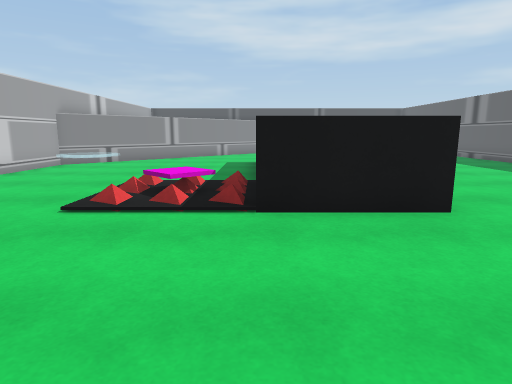
[1] (above)

16 first-person views from a walk through a scene from a Unity 3-D project. The camera is 1.2 m above the floor, tilts 10° down and sees 75° across. The floor is counted in squares, 1 m on a side. Each view is taken from the middle of a square. On the plan, view 1 faces up. The plan holds only what a view shows up to about 14 squares ahead; the rest is blank. The place goes on beyond the plan. The player character is not drawn.

[2]
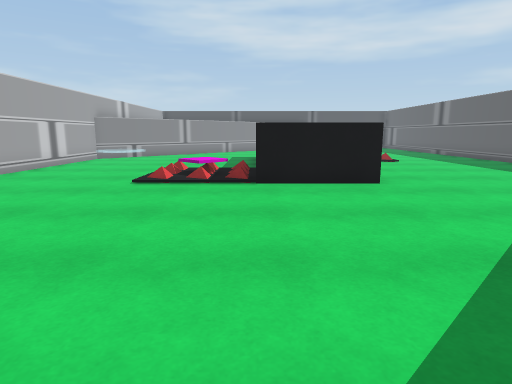

[3]
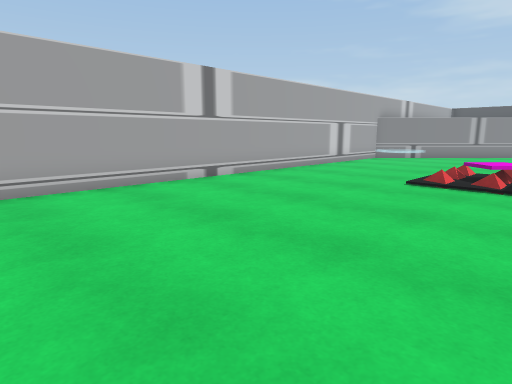

[4]
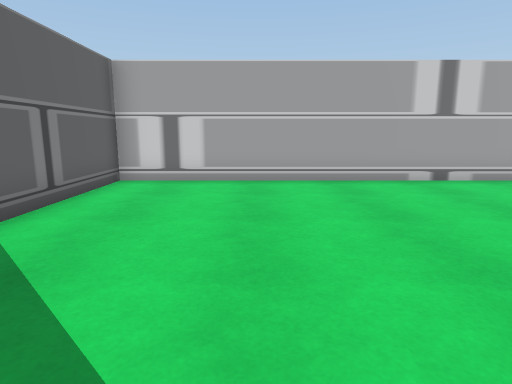

[5]
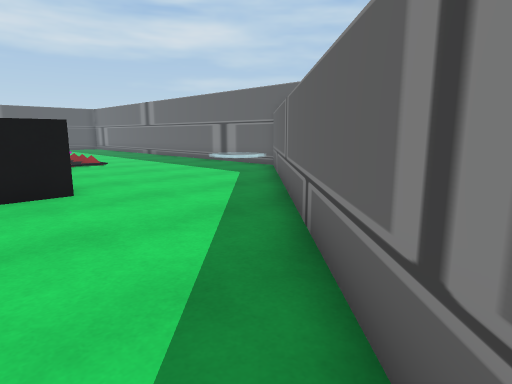

[6]
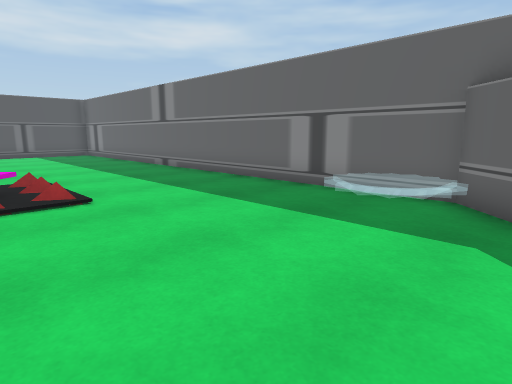

[7]
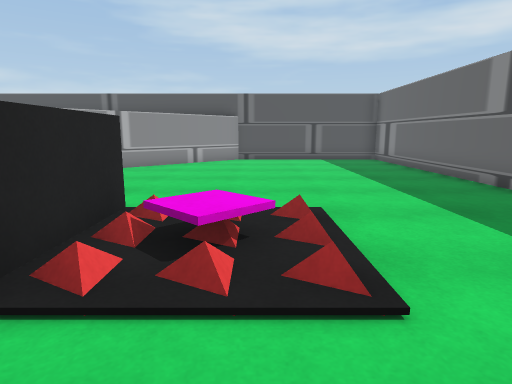

[8]
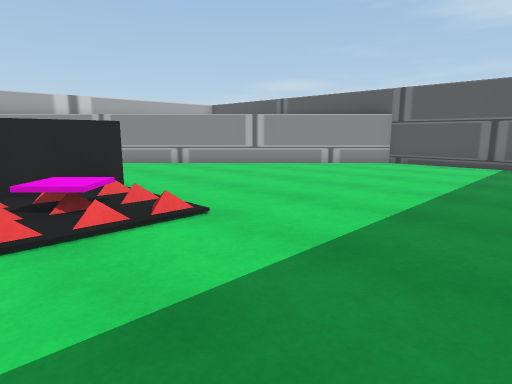

[9]
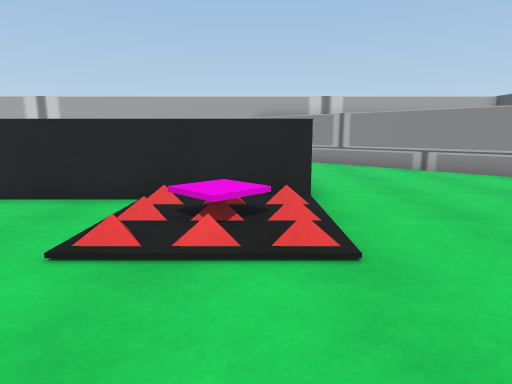

[10]
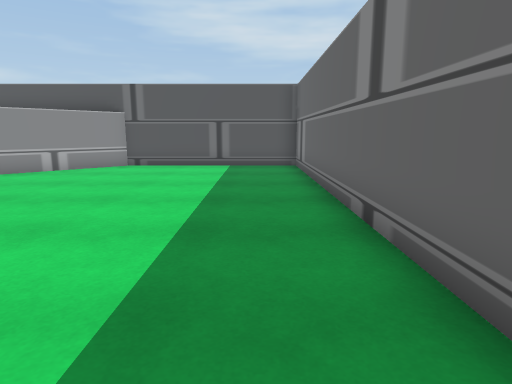

[11]
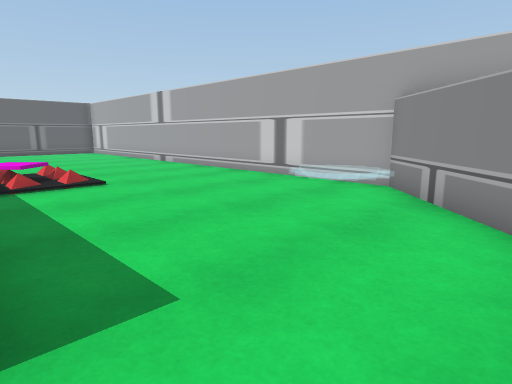

[12]
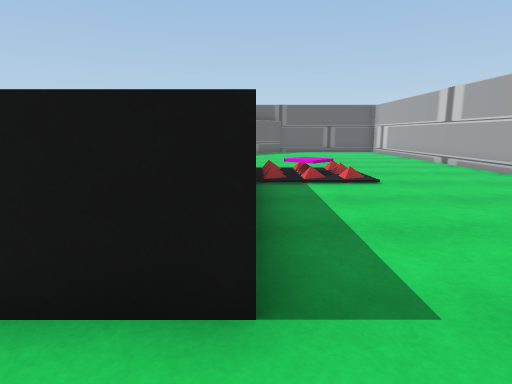

[13]
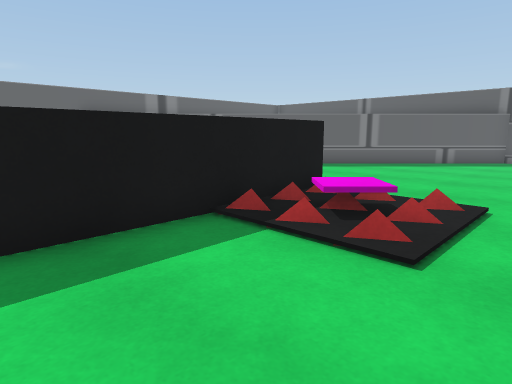

[14]
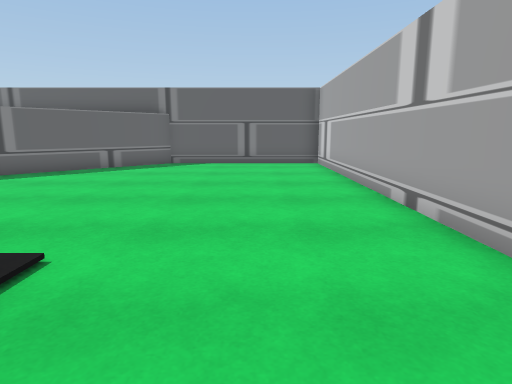

[15]
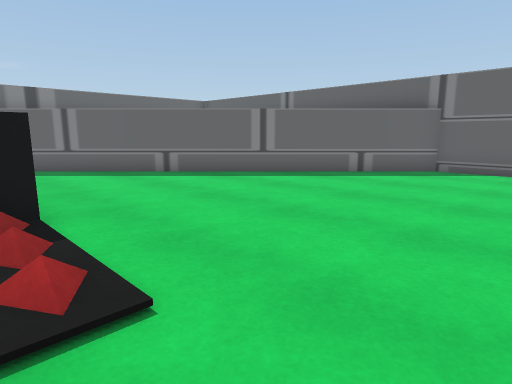

[16]
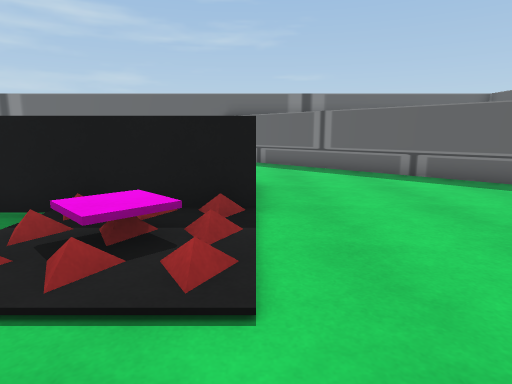

### Floor plan
Key: @ floor where view 1 was taken; # wall or solid block; . main floor; : floor 0.5 m higher than the main floor; / step, stairs or slope; ^ raised ledge.
Columns run from 8 left of view 1 to 11 right of it. Each row starts with its distance up from view 1.
 25             ########
 24            ##......#
 23           ##.......#
 22          ^^........#
 21         ^^.........#
 20        ^^..........#
 19       ^^...........#
 18      ^^............#
 17     ^^.............#
 16    ^^..............#
 15   #^...............#
 14  ##.....^^^^.//....#
 13 ##//....^  ^../....#
 12 #/:/....^  ^.......#
 11 #.......^  ^.......#
 10 #.......^  ^.......#
  9 #.......^  ^.......#
  8 #.....//^  ^.....//#
  7 #....../^   ..../:/#
  6 #....../^  ^...../##
  5 #.....//^^^^.....##
  4 #...............^^
  3 #..............^^
  2 #.............^^
  1 #............^^
  0 #.......@...^^
 -1 #..........^^
 -2 #.........^^
 -3 #........^^
 -4 #.......#^
 -5 #......##
 -6 ########

Positions as (right, up) in squares from view 1, and headings:
1: (0, 0), facing up
2: (0, -3), facing up
3: (0, -3), facing up-left
4: (1, -2), facing left
5: (1, -2), facing up-right
6: (4, 5), facing up-right
7: (5, 9), facing up
8: (10, 11), facing up-left
9: (9, 13), facing left
10: (9, 12), facing up
11: (0, 16), facing down-left
12: (0, 16), facing down
13: (-4, 11), facing down-right
14: (-5, 8), facing down
15: (-5, 6), facing down-right
16: (-5, 5), facing right
